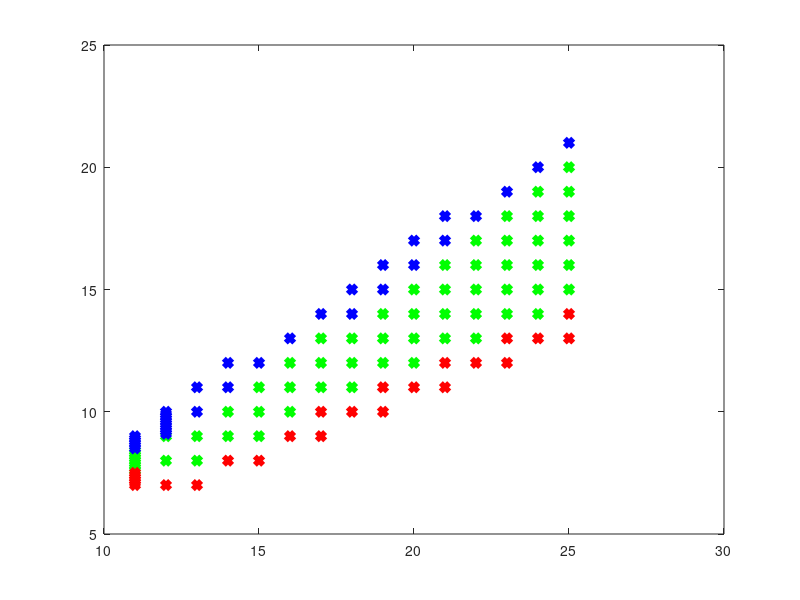

The MATLAB source for this figure:
s_N_v = [11 11 11 11 11 11 11 11 11 12 12 13 13 14 14 15 15 15 16 16 16 17 17 17 18 18 18 19 19 19 20 20 20 20 21 21 21 21 22 22 22 22 22 23 23 23 23 23 24 24 24 24 24 24 25 25 25 25 25 25];
s_N_w = [7.6 7.7 7.8 7.9 8 8.1 8.2 8.3 8.4 8 9 8 9 9 10 9 10 11 10 11 12 11 12 13 11 12 13 12 13 14 12 13 14 15 13 14 15 16 13 14 15 16 17 14 15 16 17 18 14 15 16 17 18 19 15 16 17 18 19 20];

% s_N_v = s_N_v(5: 17);
% s_N_w = s_N_w(5: 17);

% for i = 0.1 : 0.1 : 0.8
%     s_N_v = [s_N_v s_N_v];
%     s_N_w = [s_N_w s_N_w + 0.1];
% end

s_FS_v = [11 11 11 11 11 11 12 12 12 12 12 12 12 12 12 12 13 13 14 14 15 16 17 18 18 19 19 20 20 21 21 22 23 24 25];
s_FS_w = [9 8.9 8.8 8.7 8.6 8.5 10 9.9 9.8 9.7 9.6 9.5 9.4 9.3 9.2 9.1 10 11 11 12 12 13 14 14 15 15 16 16 17 17 18 18 19 20 21];

% s_FS_v = s_FS_v(3: 9);
% s_FS_w = s_FS_w(3: 9);

% s_FS_v = s_FS_v(1: round(0.1 * size(s_FS_v, 2)));
% s_FS_w = s_FS_w(1: round(0.1 * size(s_FS_w, 2)));


% for i = 0.1 : 0.1 : 0.9
%     s_FS_v = [s_FS_v s_FS_v];
%     s_FS_w = [s_FS_w s_FS_w + 0.1];
% end

s_F_v = [];
s_F_w = [];

s_F_v = [11 11 11 11 11 11 12 13 14 15 16 17 17 18 19 19 20 21 21 22 23 23 24 25 25];
s_F_w = [7 7.1 7.2 7.3 7.4 7.5 7 7 8 8 9 9 10 10 10 11 11 11 12 12 12 13 13 13 14];

% s_F_v = s_F_v(1: round(0.1 * size(s_F_v, 2)));
% s_F_w = s_F_w(1: round(0.1 * size(s_F_w, 2)));


% for i = 11 : 25
%     index_N = find(s_N_v == i);
%     index_FS = find(s_FS_v == i);
%     N_w = s_N_w(index_N);
%     FS_w = s_FS_w(index_FS);
%     for j = 0 : i
%         if size(find(N_w == j), 2) == 0 && size(find(FS_w == j), 2) == 0
%             s_F_v = [s_F_v i];
%             s_F_w = [s_F_w j];
%         end
%     end
% end

% for i = 0.1 : 0.1 : 0.9
%     s_F_v = [s_F_v s_F_v];
%     s_F_w = [s_F_w s_F_w + 0.1];
% end


plot(s_N_v, s_N_w, 'gx', 'LineWidth', 4)
hold
plot(s_FS_v, s_FS_w, 'bx', 'LineWidth', 4);
plot(s_F_v, s_F_w, 'rx', 'LineWidth', 4)

         
X1 = [s_N_v' s_N_w'];
y1 = ones(size(s_N_v,2), 1);
X2 = [s_FS_v' s_FS_w'];
y2 = 2 * ones(size(s_FS_v, 2), 1);
X3 = [s_F_v(1:end)' s_F_w(1:end)'];
y3 = 3 * ones(size(s_F_v(1:end), 2), 1);

X = [X1;X2;X3];
y = [y1;y2;y3];

% 
% X = [X2;X3];
% y = [y2;y3];


X1_square = X(:, 1) .^2;
X2_sqaure = X(:, 2) .^ 2;
X1X2 = X(:, 1) .* X(:, 2);
X1_cube = X(:, 1) .^ 3;
X2_cube = X(:, 2) .^ 3;
X1X1X2 = X(:, 1) .* X1X2;
X1X2X2 = X1X2 .* X(:, 2);
%X = [X X1_square X2_sqaure X1X2 X1_cube X2_cube X1X1X2 X1X2X2];